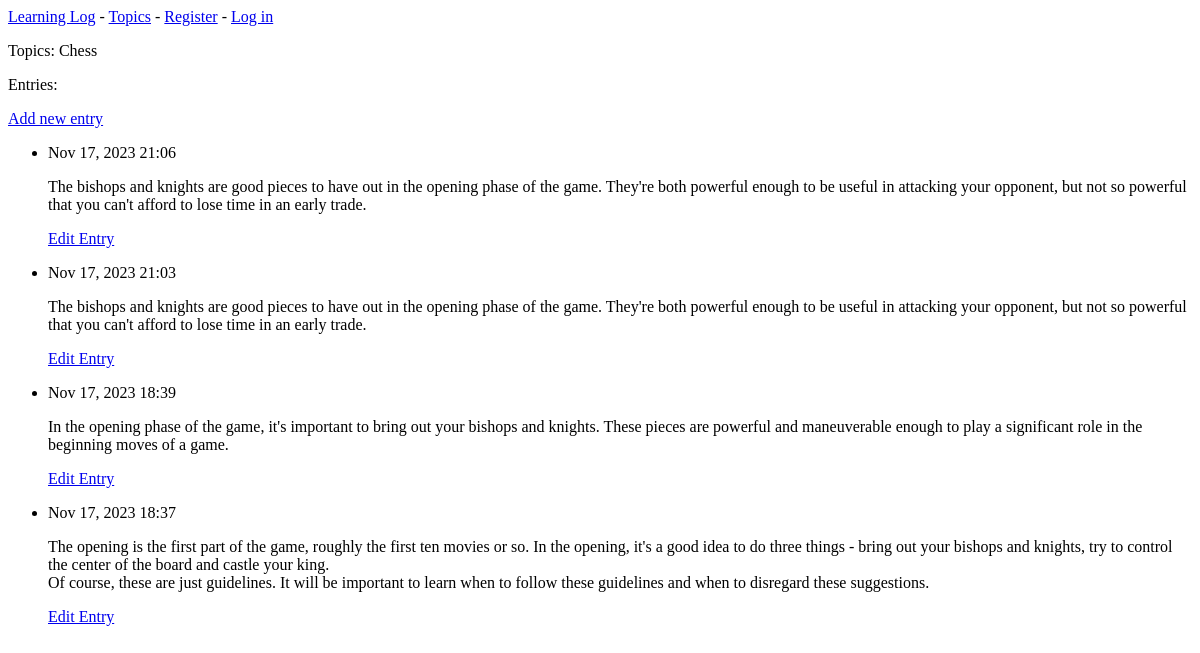
The app's page /topics/1/, older data.
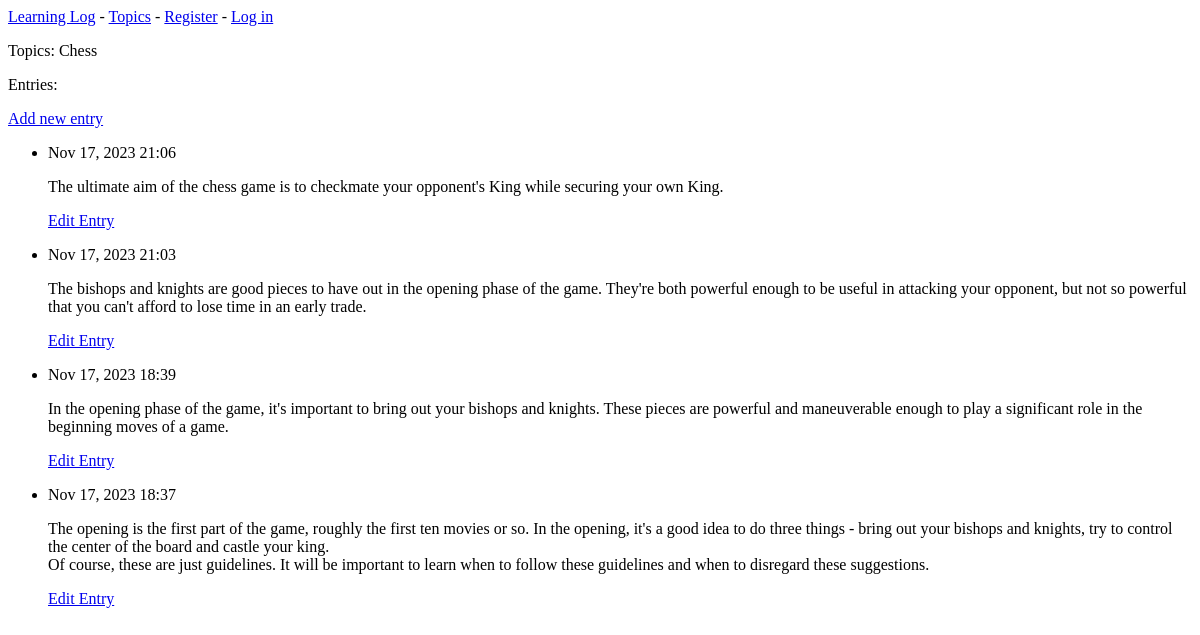
The same page, newer data.
### learning_logs/models.py (models this page shows, shortened)
class Topic(models.Model):
    text = models.CharField(max_length=200)
    date_added = models.DateTimeField(auto_now_add=True)
    def __str__(self):
        return self.text

class Entry(models.Model):
    topic = models.ForeignKey(Topic, on_delete=models.CASCADE)
    text = models.TextField()
    date_added = models.DateTimeField(auto_now_add=True)
    class Meta:
        verbose_name_plural = 'entries'

### learning_logs/views.py (the view)
# urls.py: path('topics/<int:topic_id>/', views.topic, name='topic'),
def topic(request, topic_id):
    topic = Topic.objects.get(id=topic_id)
    entries = topic.entry_set.order_by(
        '-date_added')  # - sign in front of date_added sorts the results in reverse order
    context = {'topic': topic, 'entries': entries}
    return render(request, 'learning_logs/topic.html', context)

### learning_logs/templates/learning_logs/topic.html
{% extends 'learning_logs/base.html' %}
{% block content %}
<p>Topics: {{topic}}</p>
<p>Entries:</p>
<p>
    <a href="{% url 'learning_logs:new_entry' topic.id %}">Add new entry</a>
</p>
<ul>
    {% for entry in entries %}
    <li>
        <p>{{entry.date_added|date:'M d, Y H:i'}}</p>
        <p>{{entry.text|linebreaks}}</p>
        <p>
            <a href="{% url 'learning_logs:edit_entry' entry.id %}">Edit Entry</a>
        </p>
    </li>
    {% empty %}
    <li>
        There are no entries for this topic yet.
    </li>
    {% endfor %}
</ul>
{% endblock content %}

### learning_logs/templates/learning_logs/base.html (shortened to what this page needs)
<p>
    <a href="{% url 'learning_logs:index' %}">Learning Log</a> -
    <a href="{% url 'learning_logs:topics' %}">Topics</a> -
    {% if user.is_authenticated %}
    Hello, {{user.username}}.
    {% else %}
    <a href="{% url 'accounts:register' %}">Register</a> -
    <a href="{% url 'accounts:login' %}">Log in</a>
    {% endif %}
</p>
{% block content %}{% endblock content %}

Row changes from the older to the newer data that the page shows:
changed Entry: text "The bishops and knights are good pieces to have out in the opening phase of the game. They're both powerful enough to be useful in attacking your opponent, but not so powerful that you can't afford to lose time in an early trade." → "The ultimate aim of the chess game is to checkmate your opponent's King while securing your own King."
